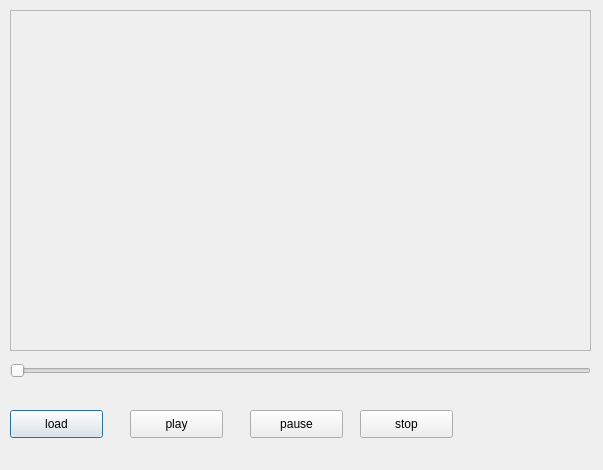
<?xml version="1.0" encoding="UTF-8"?>
<ui version="4.0">
 <class>Dialog</class>
 <widget class="QDialog" name="Dialog">
  <property name="geometry">
   <rect>
    <x>0</x>
    <y>0</y>
    <width>603</width>
    <height>470</height>
   </rect>
  </property>
  <property name="windowTitle">
   <string>Dialog</string>
  </property>
  <widget class="QFrame" name="playframe">
   <property name="geometry">
    <rect>
     <x>10</x>
     <y>10</y>
     <width>581</width>
     <height>341</height>
    </rect>
   </property>
   <property name="frameShape">
    <enum>QFrame::StyledPanel</enum>
   </property>
   <property name="frameShadow">
    <enum>QFrame::Raised</enum>
   </property>
  </widget>
  <widget class="QSlider" name="playSlider">
   <property name="geometry">
    <rect>
     <x>10</x>
     <y>360</y>
     <width>581</width>
     <height>22</height>
    </rect>
   </property>
   <property name="orientation">
    <enum>Qt::Horizontal</enum>
   </property>
  </widget>
  <widget class="QPushButton" name="pbOpen">
   <property name="geometry">
    <rect>
     <x>10</x>
     <y>410</y>
     <width>93</width>
     <height>28</height>
    </rect>
   </property>
   <property name="text">
    <string>load</string>
   </property>
  </widget>
  <widget class="QPushButton" name="pbPlay">
   <property name="geometry">
    <rect>
     <x>130</x>
     <y>410</y>
     <width>93</width>
     <height>28</height>
    </rect>
   </property>
   <property name="text">
    <string>play</string>
   </property>
  </widget>
  <widget class="QPushButton" name="pbPause">
   <property name="geometry">
    <rect>
     <x>250</x>
     <y>410</y>
     <width>93</width>
     <height>28</height>
    </rect>
   </property>
   <property name="text">
    <string>pause</string>
   </property>
  </widget>
  <widget class="QPushButton" name="pbStop">
   <property name="geometry">
    <rect>
     <x>360</x>
     <y>410</y>
     <width>93</width>
     <height>28</height>
    </rect>
   </property>
   <property name="text">
    <string>stop</string>
   </property>
  </widget>
 </widget>
 <resources/>
 <connections/>
</ui>
